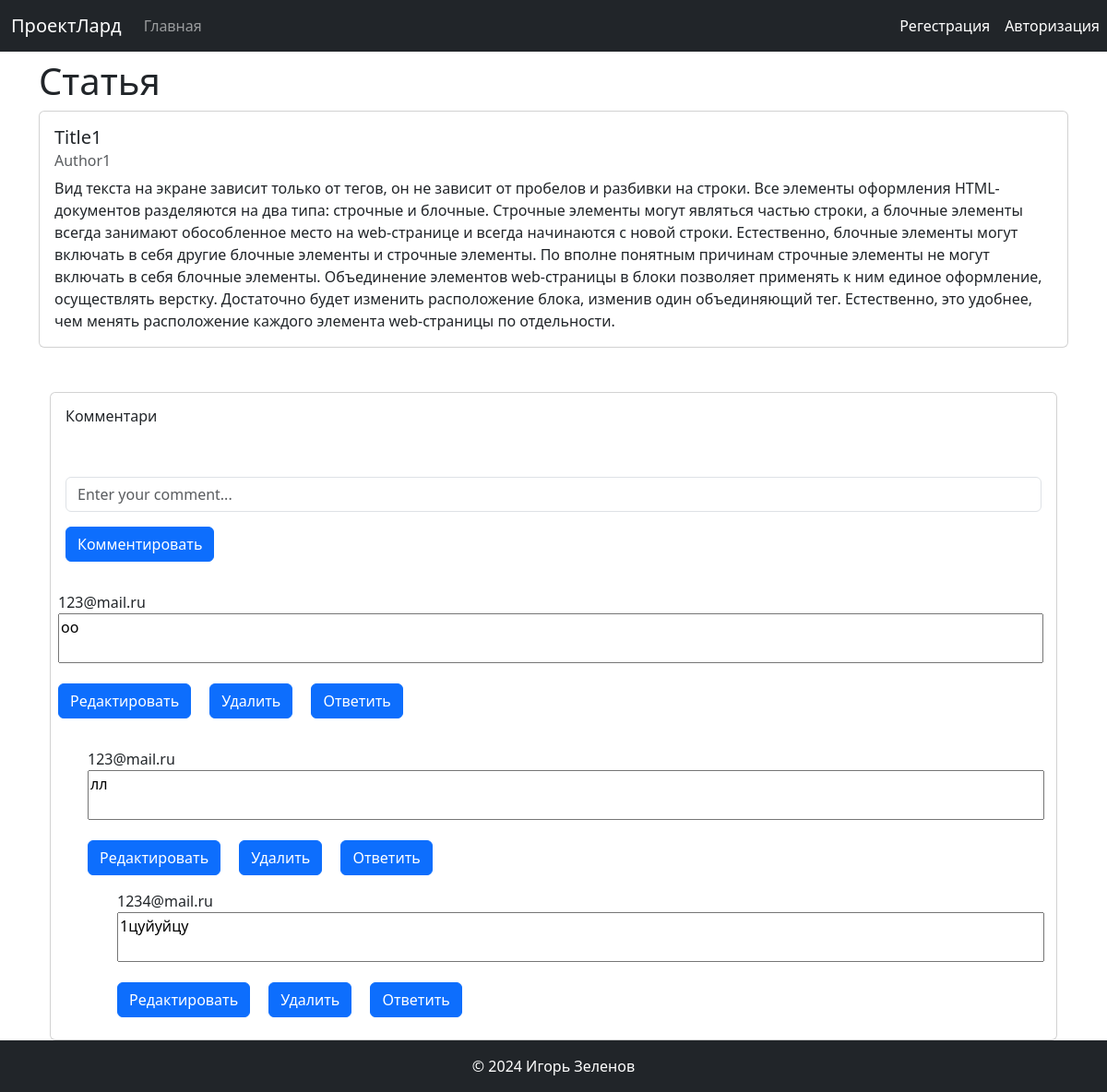
The page /about?id=1 on the database its author committed.
### tables this page shows
CREATE TABLE `article` (
  `id` int NOT NULL,
  `title` varchar(50) NOT NULL,
  `author` varchar(35) NOT NULL,
  `text` text NOT NULL
);

CREATE TABLE `comments` (
  `id` int NOT NULL,
  `id_article` int NOT NULL,
  `user_name` varchar(15) NOT NULL,
  `text` text NOT NULL,
  `parent_id` int DEFAULT NULL
);

### config/routes.php (called while the page is built)
<?php
$routes = [
    '' => 'index.php',
    'about' => 'about.php',
    'login' => 'login.php',
    'registration' => 'registration.php',
    'replay' => 'replay.php',
];

### controllers/about.php (called while the page is built, shortened)
<?php
require_once CLASSES . '/Comments.php';
global $db;
$commentsData = new Comments($db);
$id = $_GET['id'] ?? null;
$post = $db->query("SELECT * FROM article WHERE id = {$id}")->fetch();
$comments = $commentsData->getCommentsByArticleId($id);
require_once '../views/about.tpl.php';

### public/index.php (called while the page is built, shortened)
<?php
require CLASSES . '/Db.php';
$db_config = require CONFIG. '/db.php';
$db = new Db($db_config);
require CONFIG .'/routes.php';
require CORE .'/router.php';

### core/classes/Db.php (called while the page is built, shortened)
<?php
class Db
{
    private $conn;
    public function __construct(array $db_config)
    {
        $dsn = "mysql:host={$db_config['host']};dbname={$db_config['dbname']};charset={$db_config['charset']}";
        try {
            $this->conn = new PDO($dsn, $db_config['username'], $db_config['password'], $db_config['options']);
        } catch (PDOException $e) {
            abort(500);
        }
    }
    public function query($query, $params = [])
    {
        $this->stmt = $this->conn->prepare($query);
        $this->stmt->execute($params);
        return $this->stmt;
    }
}

### config/db.php (called while the page is built)
<?php
return [
    'host' => 'localhost',
    'dbname' => 'blog',
    'username' => 'root',
    'password' => '',
    'charset' => 'utf8',
    'options' =>[
        PDO::ATTR_DEFAULT_FETCH_MODE => PDO::FETCH_ASSOC,
    ],
];

### core/classes/Comments.php (called while the page is built, shortened)
<?php
class Comments
{
    private $db;
    public function __construct(Db $db)
    {
        $this->db = $db;
    }
    public function getCommentsByArticleId($articleId)
    {
        $result = $this->db->query("SELECT * FROM comments WHERE id_article = ?", [$articleId])->fetchAll();
        $commentsTree = $this->buildCommentsTree($result);
        return $commentsTree;
    }
    private function buildCommentsTree($comments, $parent_id = 1, $nestingLevel = 0)
    {
        $tree = [];
        foreach ($comments as $comment) {
            if ($comment['parent_id'] == $parent_id) {
                $comment['replies'] = $this->buildCommentsTree($comments, $comment['id'], $nestingLevel + 1);
                $comment['nestingLevel'] = $nestingLevel;
                $tree[$comment['id']] = $comment;
            }
        }
        return $tree;
    }
}

### views/about.tpl.php (the view, shortened to what this page needs)
<?php
global $post, $comments, $id;
require_once VIEWS . '/incs/header.php';
function displayComments($comments, $id, $post)
{
    foreach ($comments as $comment) {
        if (isset($comment['id_article']) && $post['id'] == $comment['id_article']) {
            echo <<<HTML
            <form method="post" action="/about?id=<?= $id ?>">
                <div class="mt-2">
                    <div class="w-100">
                        <div class="d-flex justify-content-between align-items-center">
                            <div class="d-flex flex-row align-items-center mx-2">
                                <span class="mr-2" name="user_name">{$comment['user_name']}</span>
                            </div>
                        </div>
                        <textarea name="text_edit" class="text-justify comment-text mb-3 mx-2" style="width: 98%; resize: none;">{$comment['text']}</textarea>
                    </div>
                    <input type="hidden" name="comment_id" value="{$comment['id']}">
                    <button type="submit" name="edit" class="btn btn-primary mx-2 mb-2">Редактировать</button>
                    <button type="submit" name="delete" class="btn btn-primary mx-2 mb-2">Удалить</button>
                    <button type="button" class="btn btn-primary mx-2 mb-2 reply-btn" data-comment-id="{$comment['id']}">Ответить</button>
                </div>
            </form>
HTML;
            if (!empty($comment['replies'])) {
                echo '<ul class="nested">';
                echo '</ul>';
            }
        }
    }
}
?>
    <main class="main">
        <div class="container">
            <div class="col-md-12 mt-2">
                <h1>Статья</h1>
                <div class="card mb-2">
                    <div class="card-body">
                        <h5 class="card-title"><?= $post['title'] ?></h5>
                        <h6 class="card-subtitle mb-2 text-muted"><?= $post['author'] ?></h6>
                        <p class="card-text"><?= $post['text'] ?></p>
                    </div>
                </div>
            </div>
            <div class="container mt-5">
                <div class="row height d-flex justify-content-center align-items-center">
                    <div class="col-md-12">
                        <div class="card">
                            <div class="p-3">
                                <h6>Комментари</h6>
                            </div>
                            <form method="post" action="/about?id=<?= $id ?>">
                                <div class="mt-3 d-flex flex-row align-items-center p-3 form-color">
                                    <input type="text" name="text" class="form-control"
                                           placeholder="Enter your comment...">
                                </div>
                                <button type="submit" name="comment" class="btn btn-primary mx-3 mb-4">
                                    Комментировать
                                </button>
                            </form>
                            <?php foreach ($comments as $comment): ?>
                                <form method="post" action="/about?id=<?= $id ?>" id="comment-form-<?= $comment['id'] ?>">
                                    <div class="mt-2">
                                        <div class="w-100">
                                            <div class="d-flex justify-content-between align-items-center">
                                                <div class="d-flex flex-row align-items-center mx-2">
                                                    <span class="mr-2" name="user_name"><?= $comment['user_name'] ?></span>
                                                </div>
                                            </div>
                                            <textarea name="text_edit" class="text-justify comment-text mb-3 mx-2" style="width: 98%;resize: none;"><?= $comment['text'] ?></textarea>
                                        </div>
                                        <button type="submit" name="edit" class="btn btn-primary mx-2 mb-4">Редактировать</button>
                                        <button type="submit" name="delete" class="btn btn-primary mx-2 mb-4">Удалить</button>
                                        <button type="button" class="btn btn-primary mx-2 mb-4 reply-btn" data-comment-id="<?= $comment['id'] ?>">Ответить</button>
                                    </div>
                                </form>
                                <?php if (!empty($comment['replies'])): ?>
                                    <ul class="nested">
                                        <?php displayComments($comment['replies'], $id, $post); ?>
                                    </ul>
                                <?php endif; ?>
                            <?php endforeach; ?>
                        </div>
                    </div>
                </div>
            </div>
        </div>
    </main>
<?php require_once VIEWS . '/incs/footer.php' ?>

### core/router.php
<?php
global $routes;
$uri = trim(parse_url($_SERVER['REQUEST_URI'])['path'], '/');
if (array_key_exists($uri, $routes)){
    require CONTROLLERS . "/{$routes[$uri]}";
}else {
    abort();
}

### views/incs/header.php (shortened to what this page needs)
<!doctype html>
<html lang="en">
<head>
    <link href="https://cdn.jsdelivr.net/npm/bootstrap@5.3.2/dist/css/bootstrap.min.css" rel="stylesheet"
>
    <link rel="stylesheet" href="assets/main.css">
</head>
<body>
<div class="wrapper">
    <header class="header">
        <nav class="navbar navbar-expand-lg navbar-dark bg-dark">
            <div class="container-fluid">
                <span class="navbar-brand">ПроектЛард</span>
                <div class="collapse navbar-collapse" id="navbarNav">
                    <ul class="navbar-nav">
                        <li class="nav-item">
                            <a class="nav-link" href="/">Главная</a>
                        </li>
                    </ul>
                </div>
            </div>
            <div class="d-flex">
                <a class="nav-link px-2" style="color: white" href="registration">Регестрация</a>
                <a class="nav-link px-2" style="color: white" href="login">Авторизация</a>
            </div>
        </nav>
    </header>

### views/incs/footer.php
<footer class="footer">
    <div class="text-center text-bg-dark p-3 ">© 2024 Игорь Зеленов</div>
</footer>
</div>
</body>
</html>

### assets/main.css (style rules this page uses)
body { min-width: 320px; }
html, body { height: 100%; }
.wrapper { min-height: 100%; display: flex; flex-direction: column; }
main.main { flex: 1 1 auto; }

### rows shown on the page
article: title "Title1", author "Author1", text "Вид текста на экране зависит только от тегов, он не зависит от пробелов и разбивки на строки. Все элементы оформления HTML-документов разделяются на два типа: строчные и блочные. Строчные элементы могут являться частью строки, а блочные элементы всегда занимают обособленное место на web-странице и всегда начинаются с новой строки. Естественно, блочные элементы могут включать в себя другие блочные элементы и строчные элементы. По вполне понятным причинам строчные элементы не могут включать в себя блочные элементы. Объединение элементов web-страницы в блоки позволяет применять к ним единое оформление, осуществлять верстку. Достаточно будет изменить расположение блока, изменив один…"
comments: user_name "123@mail.ru", text_edit "оо"
comments: user_name "123@mail.ru", text_edit "лл"
comments: user_name "1234@mail.ru", text_edit "1цуйуйцу"
